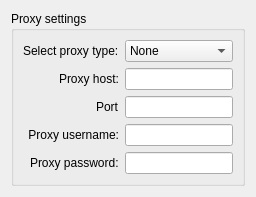
     <widget class="QWidget" name="Networking">
      <attribute name="title">
       <string>Networking</string>
      </attribute>
      <layout class="QVBoxLayout" name="verticalLayout_5">
       <item>
        <widget class="QGroupBox" name="groupBox">
         <property name="sizePolicy">
          <sizepolicy hsizetype="Preferred" vsizetype="MinimumExpanding">
           <horstretch>0</horstretch>
           <verstretch>0</verstretch>
          </sizepolicy>
         </property>
         <property name="title">
          <string>Proxy settings</string>
         </property>
         <layout class="QVBoxLayout" name="verticalLayout_2">
          <item>
           <layout class="QFormLayout" name="formLayout">
            <property name="sizeConstraint">
             <enum>QLayout::SetMaximumSize</enum>
            </property>
            <property name="fieldGrowthPolicy">
             <enum>QFormLayout::AllNonFixedFieldsGrow</enum>
            </property>
            <property name="labelAlignment">
             <set>Qt::AlignRight|Qt::AlignTrailing|Qt::AlignVCenter</set>
            </property>
            <item row="0" column="0">
             <widget class="QLabel" name="label">
              <property name="text">
               <string>Select proxy type:</string>
              </property>
             </widget>
            </item>
            <item row="0" column="1">
             <widget class="QComboBox" name="proxyType">
              <item>
               <property name="text">
                <string>None</string>
               </property>
              </item>
              <item>
               <property name="text">
                <string>SOCKS 5</string>
               </property>
              </item>
              <item>
               <property name="text">
                <string>HTTP</string>
               </property>
              </item>
             </widget>
            </item>
            <item row="1" column="0">
             <widget class="QLabel" name="label_4">
              <property name="text">
               <string>Proxy host:</string>
              </property>
             </widget>
            </item>
            <item row="1" column="1">
             <widget class="QLineEdit" name="proxyHost"/>
            </item>
            <item row="3" column="0">
             <widget class="QLabel" name="label_2">
              <property name="text">
               <string>Proxy username:</string>
              </property>
              <property name="alignment">
               <set>Qt::AlignRight|Qt::AlignTrailing|Qt::AlignVCenter</set>
              </property>
             </widget>
            </item>
            <item row="3" column="1">
             <widget class="QLineEdit" name="proxyUser"/>
            </item>
            <item row="4" column="0">
             <widget class="QLabel" name="label_3">
              <property name="text">
               <string>Proxy password:</string>
              </property>
             </widget>
            </item>
            <item row="4" column="1">
             <widget class="QLineEdit" name="proxyPass">
              <property name="echoMode">
               <enum>QLineEdit::Password</enum>
              </property>
             </widget>
            </item>
            <item row="2" column="0">
             <widget class="QLabel" name="label_5">
              <property name="text">
               <string>Port</string>
              </property>
             </widget>
            </item>
            <item row="2" column="1">
             <widget class="QLineEdit" name="proxyPort">
              <property name="inputMask">
               <string>9000; </string>
              </property>
             </widget>
            </item>
           </layout>
          </item>
         </layout>
        </widget>
       </item>
      </layout>
     </widget>
